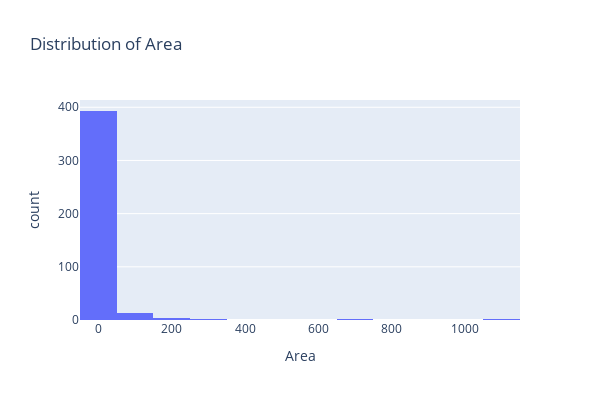

Notebook code cell kept with this figure:
### Markdown cell above
Our target variable area is highly skewed towards zero

### Code cell
fig = px.histogram(
    train_set,
    x="area",
    nbins=13, 
    title="Distribution of Area",
    labels={"area": "Area"}
)
fig.update_layout(
    width=600, 
    height=400   
)
fig.show()

### Figure 1 — Plotly figure (JSON) as saved in the notebook; plotly's stock layout.template omitted (floating-point values rounded to 4 significant figures; data arrays with more than 128 entries replaced by an {"elided": "..."} marker saying what was removed)
{"data": [{"alignmentgroup": "True", "bingroup": "x", "hovertemplate": "Area=%{x}<br>count=%{y}<extra></extra>", "legendgroup": "", "marker": {"color": "#636efa", "pattern": {"shape": ""}}, "name": "", "nbinsx": 13, "offsetgroup": "", "orientation": "v", "showlegend": false, "type": "histogram", "x": {"elided": "413 float values"}, "xaxis": "x", "yaxis": "y"}], "layout": {"barmode": "relative", "height": 400, "legend": {"tracegroupgap": 0}, "title": {"text": "Distribution of Area"}, "width": 600, "xaxis": {"anchor": "y", "domain": [0, 1], "title": {"text": "Area"}}, "yaxis": {"anchor": "x", "domain": [0, 1], "title": {"text": "count"}}}}
